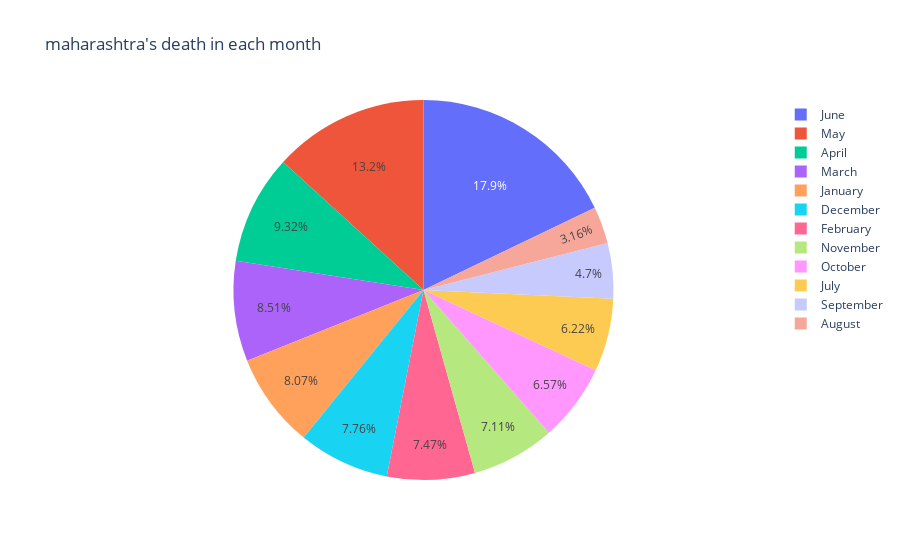

The cell this chart's notebook holds for it:
### Code cell
fig=px.pie(mm,values=mm.values,names=mm.index,title="maharashtra's death in each month")
fig.show()

### Figure 1 — Plotly figure (JSON) as saved in the notebook; plotly's stock layout.template omitted (floating-point values rounded to 4 significant figures)
{"data": [{"domain": {"x": [0, 1], "y": [0, 1]}, "hovertemplate": "month=%{label}<br>value=%{value}<extra></extra>", "labels": ["April", "August", "December", "February", "January", "July", "June", "March", "May", "November", "October", "September"], "legendgroup": "", "name": "", "showlegend": true, "type": "pie", "values": [1800692, 609995, 1499062, 1442941, 1559536, 1201894, 3450855, 1644594, 2554642, 1372935, 1269079, 908307]}], "layout": {"legend": {"tracegroupgap": 0}, "title": {"text": "maharashtra's death in each month"}}}
